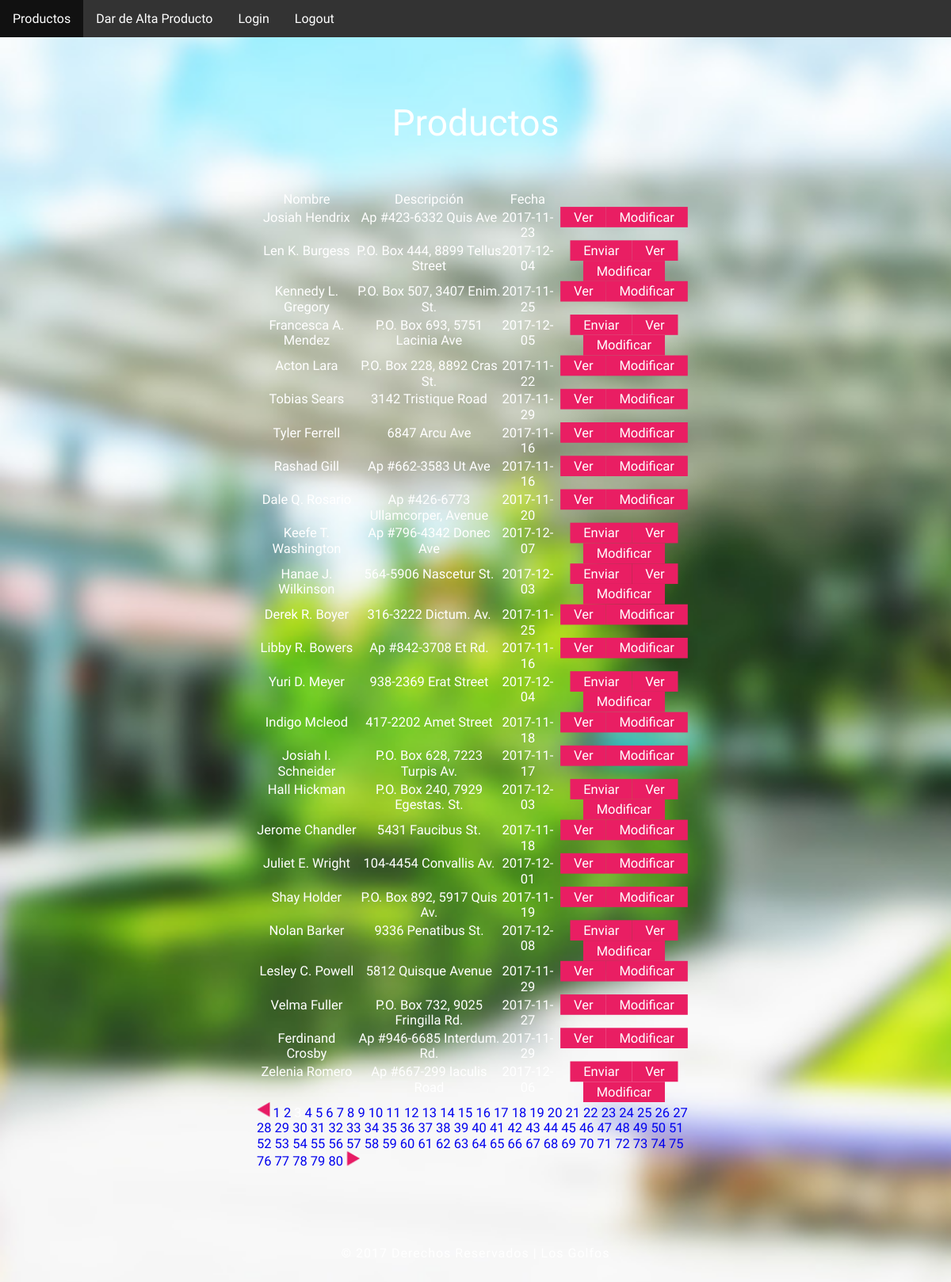
Screenshot of /productos.php?pagina=3 with the database file from the repository.
### tables this page shows
CREATE TABLE IF NOT EXISTS `producto` (
  `id_producto` int(11) NOT NULL AUTO_INCREMENT,
  `fecha_entrega` date NOT NULL,
  `nombre` varchar(30) NOT NULL,
  `descripcion` text NOT NULL,
  PRIMARY KEY (`id_producto`)
);

### productos.php (the view, shortened to what this page needs)
<!DOCTYPE html>
<html>
<head>
<link href="css/style.css" rel="stylesheet" type="text/css" media="all" />
</head>
<body>
	<ul>
  		<li><a href="productos.php">Productos</a></li>
  		<li><a href="alta_producto.php">Dar de Alta Producto</a></li>
 		<li><a href="login.php">Login</a></li>
 		<li><a href="logout.php">Logout</a></li>
	</ul>
	<div class="main-agileinfo slider ">
		<div class="items-group">
			<div class="item agileits-w3layouts">
				<div class="block text main-agileits">
					<div class="login-form loginw3-agile">
						<div class="agile-row">
							<h1>Productos</h1>
							<div class="login-agileits-top">
								<table class="table_productos">
									<tr>
										<th>Nombre</th>
										<th>Descripción</th>
										<th>Fecha</th>
										<th></th>
									</tr>
<?php
function compararFechas($primera, $segunda)
 {
  $valoresPrimera = explode ("-", $primera);
  $valoresSegunda = explode ("-", $segunda);
  $diaPrimera    = $valoresPrimera[2];
  $mesPrimera  = $valoresPrimera[1];
  $anyoPrimera   = $valoresPrimera[0];
  $diaSegunda   = $valoresSegunda[2];
  $mesSegunda = $valoresSegunda[1];
  $anyoSegunda  = $valoresSegunda[0];
  $diasPrimeraJuliano = gregoriantojd($mesPrimera, $diaPrimera, $anyoPrimera);
  $diasSegundaJuliano = gregoriantojd($mesSegunda, $diaSegunda, $anyoSegunda);
  if(!checkdate($mesPrimera, $diaPrimera, $anyoPrimera)){
    return 0;
  }elseif(!checkdate($mesSegunda, $diaSegunda, $anyoSegunda)){
    return 0;
  }else{
    return  $diasPrimeraJuliano - $diasSegundaJuliano;
  }
}
?>
<?php
$host_db = "localhost";
$user_db = "root";
$pass_db = "";
$db_name = "mudle";
$tbl_name = "producto";
$conexion = new mysqli($host_db, $user_db, $pass_db, $db_name);
?>
<?php
$sql = "SELECT count(*) FROM $tbl_name";
$result = $conexion->query($sql);
$row = $result->fetch_array(MYSQLI_ASSOC);
$count = $row['count(*)'];
$TAMANO_PAGINA = 25;
$pagina = 1;
if (isset($_GET["pagina"]))
{
	$pagina = $_GET["pagina"];
}
if (!$pagina) {
   $inicio = 0;
   $pagina = 1;
}
else {
   $inicio = ($pagina - 1) * $TAMANO_PAGINA;
}
$total_paginas = ceil($count / $TAMANO_PAGINA);
?>
<?php
$sql = "SELECT * FROM $tbl_name limit ".$inicio.",".$TAMANO_PAGINA;
$result = $conexion->query($sql);
$segunda = date("Y")."-".date("m")."-".date("d");
 while($row = $result->fetch_array(MYSQLI_ASSOC)){
 $primera = $row['fecha_entrega'];
 echo "<tr><td>".$row['nombre']."</td>";
 echo "<td>".$row['descripcion']."</td>";
 echo "<td>".$row['fecha_entrega']."</td>";
 echo "<td>";
 if (compararFechas($primera,$segunda) > -4){
 	echo "<a type=button class='button' href='subir.php?id_producto=".$row['id_producto']."'>Enviar</a>";
 }
 echo "<a type=button class='button' href='ver_producto.php?id_producto=".$row['id_producto']."'>Ver</a>";
 echo "<a type=button class='button' href='modificar_producto.php?id_producto=".$row['id_producto']."'>Modificar</a></td></tr>\n";
 }
 echo "</table>";
 ?>
 <?php
 $url = "productos.php";
 if ($total_paginas > 1) {
   if ($pagina != 1)
      echo '<a href="'.$url.'?pagina='.($pagina-1).'"><img src="images/izq.png" border="0"></a>';
      for ($i=1;$i<=$total_paginas;$i++) {
         if ($pagina == $i)
            echo $pagina;
         else
            echo '  <a href="'.$url.'?pagina='.$i.'">'.$i.'</a>  ';
      }
      if ($pagina != $total_paginas)
         echo '<a href="'.$url.'?pagina='.($pagina+1).'"><img src="images/der.png" border="0"></a>';
}
 ?>
							</div>
						</div>
					</div>
				</div>
				<div class="footeragileits">
					<p> &copy; 2017 Derechos Reservados | Los Golfos</a></p>
				</div>
			</div>
		</div>
	</div>
</body>
</html>

### css/style.css (style rules this page uses)
html,body,div,span,applet,object,iframe,h1,h2,h3,h4,h5,h6,p,blockquote,pre,a,abbr,acronym,address,big,cite,code,del,dfn,em,img,ins,kbd,q,s,samp,small,strike,strong,sub,sup,tt,var,b,u,i,dl,dt,dd,ol,nav ul,nav li,fieldset,form,label,legend,table,caption,tbody,tfoot,thead,tr,th,td,article,aside,canvas,details,embed,figure,figcaption,footer,header,hgroup,menu,nav,output,ruby,section,summary,time,mark,audio,video { margin:0;padding:0;border:0;font-size:100%;font:inherit;vertical-align:baseline; }
ol,ul { list-style:none;margin:0px;padding:0px; }
table { border-collapse:collapse;border-spacing:0; }
a { text-decoration:none; }
img { max-width:100%; }
body { font-family: 'Arsenal', sans-serif; background:#fff; background: url(../images/bg.jpg)repeat 0px 0px; background-size: cover; -webkit-background-size: cover; -moz-background-size: cover; -o-background-size: cover; background-attachment: fixed; }
h1 { font-size: 3em; text-align: center; color: #fff; font-weight: 100; }
.login-form h1 { font-size: 3em; color: #fff; text-align: center; margin-bottom: 1.5em; line-height: 0.7em; }
.footeragileits p { line-height: 1.8em; margin: 3em 0; text-align: center; font-size:1em; color: #fff; letter-spacing: 1px; }
.slider .items-group { width: 100%; height: 100%; position: relative; }
.item { -webkit-transition: 0.5s; -moz-transition: 0.5s; -o-transition: 0.5s; -ms-transition: 0.5s; transition: 0.5s; visibility: hidden; position: relative; opacity: 1; visibility: visible; }
.item .block { width: 30%; padding: 3.5em 3em; margin: 4em auto; color: #fff; -webkit-transition: box-shadow 0.5s; transition: box-shadow 0.5s; overflow: hidden; border-radius: 10px; -webkit-transform: scale(1.03); -moz-transform: scale(1.03); -o-transform: scale(1.03); -ms-transform: scale(1.03); transform: scale(1.03); box-sizing: border-box; background-size: cover; background-position: center; background-attachment: fixed; box-shadow: none; }
@media (max-width:1440px) { .item .block { width: 50%; } }
@media (max-width:1366px) { .login-form h1 { font-size: 2.8em; } }
@media (max-width:1280px) { .item .block { padding: 3em 2em; } }
ul { list-style-type: none; margin: 0; padding: 0; overflow: hidden; background-color: #333; }
li { float: left; }
li a { display: block; color: white; text-align: center; padding: 14px 16px; text-decoration: none; }
.button { background-color: #E91E63; border: none; color: white; padding: 3px 16px; text-align: center; text-decoration: none; display: inline-block; font-size: 16px; }
.table_productos { width: 100%; text-align:center; height: 300px; }

### rows the page displays
producto: nombre "Josiah Hendrix", descripcion "Ap #423-6332 Quis Ave", fecha_entrega "2017-11-23"
producto: nombre "Len K. Burgess", descripcion "P.O. Box 444, 8899 Tellus Street", fecha_entrega "2017-12-04"
producto: nombre "Kennedy L. Gregory", descripcion "P.O. Box 507, 3407 Enim. St.", fecha_entrega "2017-11-25"
producto: nombre "Francesca A. Mendez", descripcion "P.O. Box 693, 5751 Lacinia Ave", fecha_entrega "2017-12-05"
producto: nombre "Acton Lara", descripcion "P.O. Box 228, 8892 Cras St.", fecha_entrega "2017-11-22"
producto: nombre "Tobias Sears", descripcion "3142 Tristique Road", fecha_entrega "2017-11-29"
producto: nombre "Tyler Ferrell", descripcion "6847 Arcu Ave", fecha_entrega "2017-11-16"
producto: nombre "Rashad Gill", descripcion "Ap #662-3583 Ut Ave", fecha_entrega "2017-11-16"
producto: nombre "Dale Q. Rosario", descripcion "Ap #426-6773 Ullamcorper, Avenue", fecha_entrega "2017-11-20"
producto: nombre "Keefe T. Washington", descripcion "Ap #796-4342 Donec Ave", fecha_entrega "2017-12-07"
producto: nombre "Hanae J. Wilkinson", descripcion "564-5906 Nascetur St.", fecha_entrega "2017-12-03"
producto: nombre "Derek R. Boyer", descripcion "316-3222 Dictum. Av.", fecha_entrega "2017-11-25"
producto: nombre "Libby R. Bowers", descripcion "Ap #842-3708 Et Rd.", fecha_entrega "2017-11-16"
producto: nombre "Yuri D. Meyer", descripcion "938-2369 Erat Street", fecha_entrega "2017-12-04"
producto: nombre "Indigo Mcleod", descripcion "417-2202 Amet Street", fecha_entrega "2017-11-18"
producto: nombre "Josiah I. Schneider", descripcion "P.O. Box 628, 7223 Turpis Av.", fecha_entrega "2017-11-17"
producto: nombre "Hall Hickman", descripcion "P.O. Box 240, 7929 Egestas. St.", fecha_entrega "2017-12-03"
producto: nombre "Jerome Chandler", descripcion "5431 Faucibus St.", fecha_entrega "2017-11-18"
producto: nombre "Juliet E. Wright", descripcion "104-4454 Convallis Av.", fecha_entrega "2017-12-01"
producto: nombre "Shay Holder", descripcion "P.O. Box 892, 5917 Quis Av.", fecha_entrega "2017-11-19"
producto: nombre "Nolan Barker", descripcion "9336 Penatibus St.", fecha_entrega "2017-12-08"
producto: nombre "Lesley C. Powell", descripcion "5812 Quisque Avenue", fecha_entrega "2017-11-29"
producto: nombre "Velma Fuller", descripcion "P.O. Box 732, 9025 Fringilla Rd.", fecha_entrega "2017-11-27"
producto: nombre "Ferdinand Crosby", descripcion "Ap #946-6685 Interdum. Rd.", fecha_entrega "2017-11-29"
producto: nombre "Zelenia Romero", descripcion "Ap #667-299 Iaculis Road"
